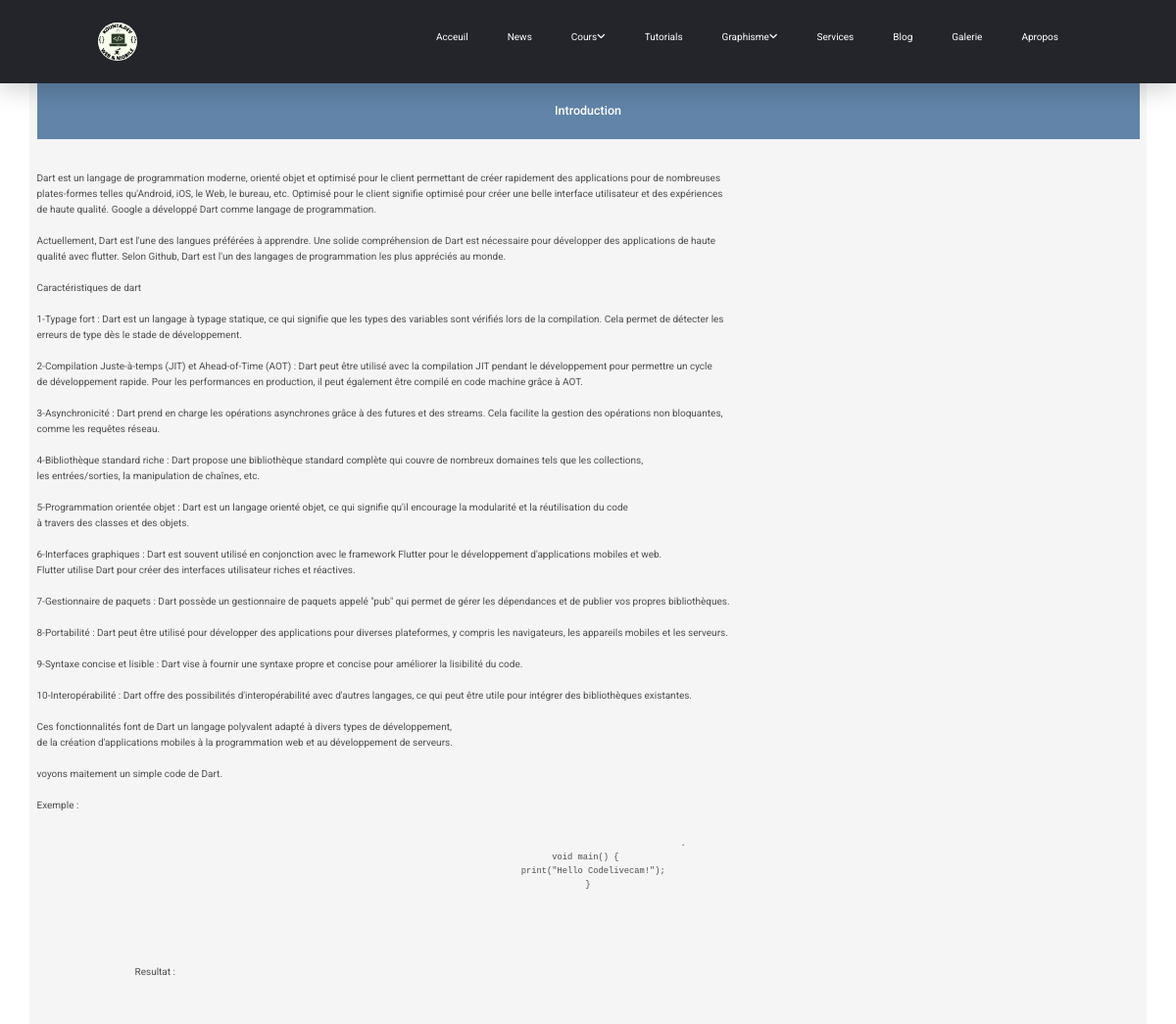
The page /dartdetail/Introduction (upper part) on the database as committed earlier.
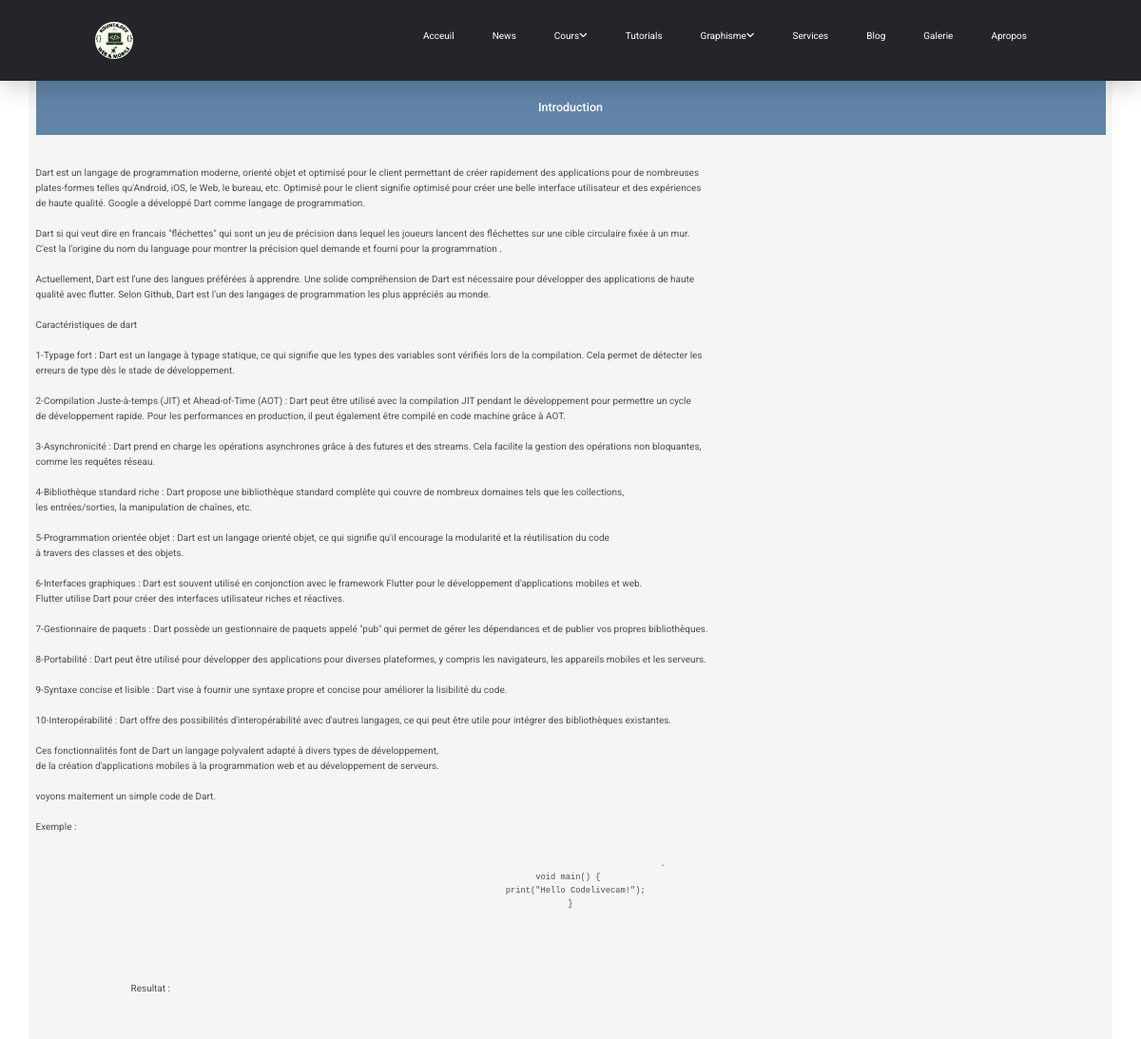
The same page on the database as committed later.
### blog/models.py (models this page shows, shortened)
class coursdart(models.Model):
    categorie = models.ForeignKey(
        Categorydart, on_delete=models.SET_NULL, blank=True, null=True)
    title = models.CharField(max_length=500)
    description = models.TextField(max_length=50000)
    code = models.TextField(max_length=50000)
    date_added = models.DateTimeField(auto_now_add=True)
    resultat = models.TextField(max_length=50000)
    class Meta:
        ordering = ['date_added']

### blog/views.py (the view)
# urls.py: path('dartdetail/<str:title>', views.dartdetail, name="dartdetail"),
def dartdetail(request, title: str):
    try:
        postedrt = coursdart.objects.get(title=title)
    except coursdart.DoesNotExist:
        raise ("le poste n'excite pas")
    return render(request, "blog/dart/dart_detail.html", {"postedrt": postedrt})

### blog/templates/blog/dart/dart_detail.html (shortened to what this page needs)
{% extends 'base.html' %} {% load static %} {% block content %}
<section class="services section container" id="services">
       <br>
       <br>
       <h5 class="card-title "> {{postedrt.title}}</h5>
               <article class="descrip">
                      {{postedrt.description}}
               </article>
               <p class="fulls">
                     Exemple :
                     <center>
                            <pre  class="fulls">
                                   <code  class="language-PHP">
                                     {{postedrt.code}}
                                   </code>
                            </pre>
                     </center>
              </p>
       <section>
               <article class="descrip">
              Resultat :
              <center>
                      </article>
                     <pre>
       </pre>
       </section>
</section>
{% endblock content %}

Rows that differ between the two databases and show on the page:
changed coursdart "Introduction": description "…comme langage de programmation. Actuellement, Dart est l'une…" → "…comme langage de programmation. Dart si qui veut dire en francais \"fléchettes\" qui sont un jeu de précision dans lequel les joueurs lancent des fléchettes sur une cible circulaire fixée à un mur. C'est la l'origine du nom du language pour montrer la précision quel demande et fourni pour la programmation . Actuellement, Dart est l'une…"
